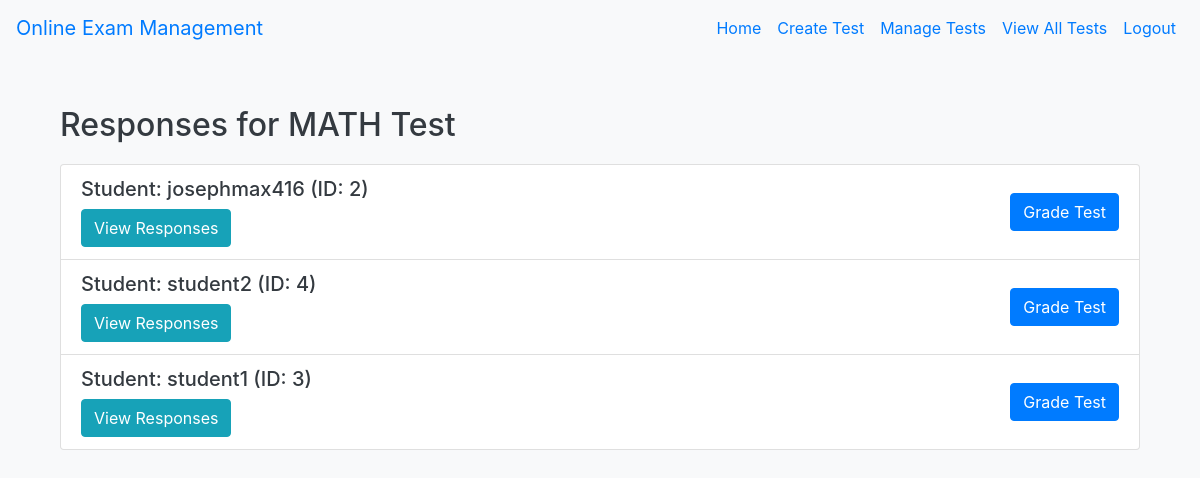
Screenshot of /test/1/responses (signed in) with the database file from the repository.
### tables this page shows
CREATE TABLE Test (
    id INTEGER PRIMARY KEY AUTOINCREMENT,
    teacher_id INTEGER NOT NULL,
    test_name TEXT NOT NULL,
    test_description TEXT,
    FOREIGN KEY (teacher_id) REFERENCES User(id)
);

CREATE TABLE User (
    id INTEGER PRIMARY KEY AUTOINCREMENT,
    username TEXT NOT NULL UNIQUE,
    password TEXT NOT NULL,
    role TEXT NOT NULL  -- 'student' or 'teacher'
);

### app.py (the view)
@app.route('/test/<int:test_id>/responses')
@login_required
def view_test_responses(test_id):
    if current_user.role != 'teacher':
        flash('Only teachers can view test responses.', 'danger')
        return redirect(url_for('home'))
    test = db.execute("SELECT * FROM Test WHERE id = ?", test_id)[0]
    students = db.execute("SELECT DISTINCT Answer.student_id, User.username FROM Answer LEFT JOIN User ON Answer.student_id = User.id WHERE Answer.test_id = ?", test_id)
    for student in students:
        responses = db.execute("SELECT Answer.question_id, Answer.answer_text FROM Answer WHERE Answer.student_id = ? AND Answer.test_id = ?", student["student_id"], test_id)
        student["responses"] = responses
    return render_template('view_test_responses.html', test=test, students=students)

### app.py (called while the page is built)
@login_manager.user_loader
def load_user(user_id):
    user = db.execute("SELECT * FROM User WHERE id = ?", user_id)
    if user:
        return User(id=user[0]['id'], username=user[0]['username'], password=user[0]['password'], role=user[0]['role'])
    return None

### templates/view_test_responses.html
{% extends "base.html" %}
{% block content %}
<div class="container mt-4">
    <h2>Responses for {{ test.test_name }}</h2>
    <ul class="list-group">
        {% for student in students %}
        <li class="list-group-item">
            <div class="d-flex justify-content-between align-items-center">
                <div>
                    <h5>Student: {{ student.username }} (ID: {{ student.student_id }})</h5>
                    <a href="{{ url_for('view_individual_response', test_id=test.id, student_id=student.student_id) }}" class="btn btn-info">
                        View Responses
                    </a>
                </div>
                <div>
                    <a href="{{ url_for('grade_individual_test', test_id=test.id, student_id=student.student_id) }}" class="btn btn-primary">Grade Test</a>
                </div>
            </div>
        </li>
        {% endfor %}
    </ul>
</div>
{% endblock %}

### static/css/styles.css (style rules this page uses)
body { background-color: #f8f9fa; color: #343a40; }
.container { margin-top: 50px; }
h2 { margin-bottom: 20px; }
.btn-primary { background-color: #007bff; border-color: #007bff; }

### rows the page displays
Test: test_name "MATH Test"
User: username "josephmax416", student_id "2"
User: username "student2", student_id "4"
User: username "student1", student_id "3"
